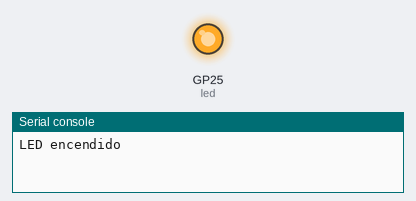
This program was run on a simulated Raspberry Pi Pico running MicroPython. On the bench: output pins drawn as LEDs (lit = HIGH), the last lines printed to the serial console.

Above: at 2.5 s.
At 7.5 s:
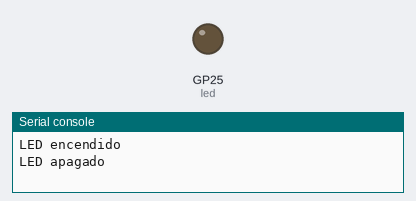
Timing chart, 0 to 13.0 s (numbered marks = the images above):
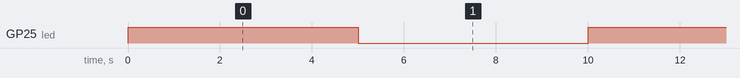

Measured:
- by itself, GP25 (led): alternates HIGH for 5.0 s and LOW for 5.0 s

The program:

main.py
```python
from machine import Pin
import time

# Asigna el pin del LED integrado a una variable.
# En la Raspberry Pi Pico, el LED integrado está conectado al pin GPIO 25.
led = Pin("LED", Pin.OUT)

# Bucle infinito para alternar el estado del LED.
# Presiona Ctrl+C en tu terminal para detener el script.
while True:
    # Enciende el LED.
    led.value(1)
    print("LED encendido")
    time.sleep(5)  # Espera 0.5 segundos.

    # Apaga el LED.
    led.value(0)
    print("LED apagado")
    time.sleep(5)  # Espera 0.5 segundos.
```
